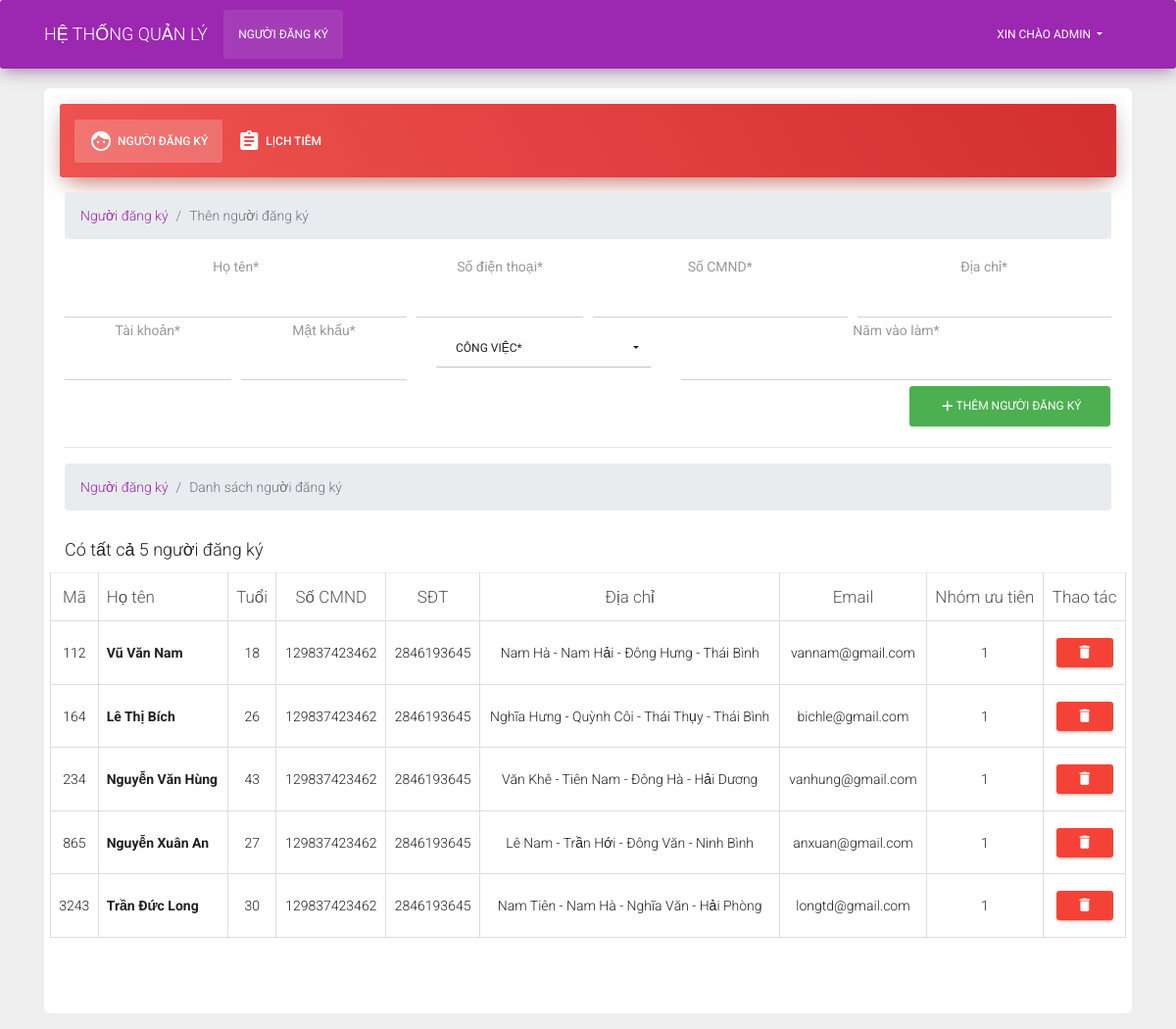
The app's page /src/services/employee/employee.php (signed in) with its own data.
### tables this page shows
CREATE TABLE `users` (
  `id` int UNSIGNED NOT NULL,
  `fullname` varchar(50) NOT NULL,
  `account` varchar(20) NOT NULL,
  `password` varchar(200) NOT NULL
);

CREATE TABLE `registers` (
  `id` int NOT NULL,
  `name` varchar(255) NOT NULL,
  `age` int NOT NULL,
  `email` varchar(255) NOT NULL,
  `address` varchar(255) NOT NULL,
  `prioritized` int NOT NULL,
  `id_card` varchar(255) NOT NULL,
  `phone` varchar(255) NOT NULL
);

### src/services/employee/employee.php (the view, shortened to what this page needs)
<!doctype html>
<html lang="en">
<head>
  <link rel="stylesheet" href="https://maxcdn.bootstrapcdn.com/font-awesome/latest/css/font-awesome.min.css">
  <link href="../../../assets/css/material-kit.css?v=2.1.1" rel="stylesheet" />
</head>
<body>
  <nav class="navbar navbar-expand-lg bg-primary sticky-top">
    <div class="container">
      <a class="navbar-brand">HỆ THỐNG QUẢN LÝ</a>
      <div class="collapse navbar-collapse" id="navbarNav">
        <ul class="navbar-nav col-auto mr-auto">
          <li class="nav-item active">
            <a class="nav-link" href="../employee/employee.php">Người đăng ký</a>
          </li>
        </ul>
        <ul class="navbar-nav col-auto">
          <li class="nav-item dropdown">
            <a class="nav-link dropdown-toggle" href="#" id="navbarDropdownMenuLink" data-toggle="dropdown" aria-haspopup="true" aria-expanded="false">
              <?php
              include('../../database/sql_conn.php');
              if (isset($_SESSION['account']) && $_SESSION['account']) {
                $name = "SELECT * FROM users WHERE account = '" . $_SESSION['account'] . "'";
                $queryName = mysqli_query($conn, $name);
                if ($queryName->num_rows > 0) {
                  while ($row = mysqli_fetch_assoc($queryName)) {
                    echo "Xin chào " . $row['fullname'];
                  }
                }
              } else {
                header('Location: ../auth/login.php');
              }
              ?>
            </a>
          </li>
        </ul>
      </div>
    </div>
  </nav>
  <main role="main" class="container md">
    <div class="my-3 p-3 bg-white rounded shadow-sm">
      <div class="card card-nav-tabs card-plain">
        <div class="card-header card-header-danger">
          <div class="nav-tabs-navigation">
            <div class="nav-tabs-wrapper">
              <ul class="nav nav-tabs" data-tabs="tabs">
                <li class="nav-item">
                  <a class="nav-link active" href="#employee" data-toggle="tab"><i class="material-icons">face</i>Người đăng ký</a>
                </li>
                <li class="nav-item">
                  <a class="nav-link" href="#salary" data-toggle="tab"><i class="material-icons">assignment</i>Lịch tiêm</a>
                </li>
              </ul>
            </div>
          </div>
        </div>
        <div class="card-body ">
          <div class="tab-content text-center">
            <div class="tab-pane active" id="employee">
              <section name="addEmployee">
                <nav aria-label="breadcrumb" role="navigation">
                  <ol class="breadcrumb">
                    <li class="breadcrumb-item"><a href="#">Người đăng ký</a></li>
                    <li class="breadcrumb-item active" aria-current="page">Thên người đăng ký</li>
                  </ol>
                </nav>
                <form method="get" action="../employee/add_emp.php" onsubmit="return validateEmp()">
                  <div class="form-row">
                    <div class="col-4">
                      <label class="bmd-label-static">Họ tên*</label>
                      <input type="text" name="fullname" id="fullname" class="form-control">
                    </div>
                    <div class="col-2">
                      <label class="bmd-label-static">Số điện thoại*</label>
                      <input type="text" name="phone" id="phone" class="form-control" pattern="\d{10,10}">
                    </div>
                    <div class="col">
                      <label class="bmd-label-static">Số CMND*</label>
                      <input type="text" name="id_num" id="id_num" class="form-control" pattern="\d{9,12}">
                    </div>
                    <div class="col">
                      <label class="bmd-label-static">Địa chỉ*</label>
                      <input type="text" name="address" id="address" class="form-control">
                    </div>
                  </div>
                  <div class="form-row">
                    <div class="col-2">
                      <label class="bmd-label-static">Tài khoản*</label>
                      <input type="text" name="account" id="account" class="form-control" pattern="^[a-z0-9_-]{3,15}$">
                    </div>
                    <div class="col-2">
                      <label class="bmd-label-static">Mật khẩu*</label>
                      <input type="password" name="password" id="password" class="form-control">
                    </div>
                    <div class="col-3">
                      <select class="selectpicker show-tick" data-style="select-with-transition" name="job" id="job">
                        <option disabled selected>Công việc*</option>
                      </select>
                    </div>
                    <div class="col">
                      <label class="bmd-label-static">Năm vào làm*</label>
                      <input type="text" name="start" id="start" class="form-control" pattern="\d{4,4}">
                    </div>
                  </div>
                  <div class="row">
                    <div class="col-auto mr-auto"> </div>
                    <div class="col-auto">
                      <button class="btn btn-success" type="submit"><i class="material-icons">add</i>Thêm người đăng ký</button>
                    </div>
                  </div>
                </form>
                <hr>
              </section>
              <section name="listEmployee">
                <nav aria-label="breadcrumb" role="navigation">
                  <ol class="breadcrumb">
                    <li class="breadcrumb-item"><a href="#">Người đăng ký</a></li>
                    <li class="breadcrumb-item active" aria-current="page">Danh sách người đăng ký</li>
                  </ol>
                </nav>
                <div class="row">
                  <div class="col-auto mr-auto" id="numberOfEmployee">
                    <?php
                    include('../../database/sql_conn.php');
                    $numberOfEmployee = "SELECT COUNT(id) as total FROM registers";
                    $sqlCount = mysqli_query($conn, $numberOfEmployee);
                    $data = mysqli_fetch_assoc($sqlCount);
                    echo "<h4>Có tất cả " . $data['total'] . " người đăng ký</h4>";
                    ?>
                  </div>
                  <table class="table table-hover table-bordered" name="employeeTable">
                    <thead>
                      <tr>
                        <th>Mã</th>
                        <th class="text-left">Họ tên</th>
                        <th>Tuổi</th>
                        <th>Số CMND</th>
                        <th>SĐT</th>
                        <th>Địa chỉ</th>
                        <th>Email</th>
                        <th>Nhóm ưu tiên</th>
                        <th>Thao tác</th>
                      </tr>
                    </thead>
                    <tbody>
                      <?php
                      $select_emp = "SELECT * FROM registers";
                      $result_emp = mysqli_query($conn, $select_emp);
                      if ($result_emp->num_rows > 0) {
                        while ($row = mysqli_fetch_assoc($result_emp)) {
                      ?>
                          <tr>
                            <td><?php echo $row['id']; ?></td>
                            <th class="text-left"><?php echo $row['name']; ?></th>
                            <td><?php echo $row['age']; ?></td>
                            <td><?php echo $row['id_card']; ?></td>
                            <td><?php echo $row['phone']; ?></td>
                            <td><?php echo $row['address']; ?></td>
                            <td><?php echo $row['email']; ?></td>
                            <td><?php echo $row['prioritized']; ?></td>
                            <td>
                              <form method="get" action="./delete_emp.php">
                                <button type="submit" class="btn btn-sm btn-danger" name="delete" value="<?php echo $row['id']; ?>" onclick="return del()"><i class="material-icons">delete</i></button>
                              </form>
                            </td>
                          </tr>
                      <?php
                        }
                      }
                      ?>
                    </tbody>
                  </table>
                </div>
              </section>
            </div>
          </div>
        </div>
      </div>
    </div>
  </main>
</body>
</body>
</html>

### records on screen
users: fullname "ADMIN"
registers: id "112", name "Vũ Văn Nam", age "18", id_card "129837423462", phone "2846193645", address "Nam Hà - Nam Hải - Đông Hưng - Thái Bình", email "vannam@gmail.com", prioritized "1"
registers: id "164", name "Lê Thị Bích", age "26", id_card "129837423462", phone "2846193645", address "Nghĩa Hưng - Quỳnh Côi - Thái Thụy - Thái Bình", email "bichle@gmail.com", prioritized "1"
registers: id "234", name "Nguyễn Văn Hùng", age "43", id_card "129837423462", phone "2846193645", address "Văn Khê - Tiên Nam - Đông Hà - Hải Dương", email "vanhung@gmail.com", prioritized "1"
registers: id "865", name "Nguyễn Xuân An", age "27", id_card "129837423462", phone "2846193645", address "Lê Nam - Trần Hới - Đông Văn - Ninh Bình", email "anxuan@gmail.com", prioritized "1"
registers: id "3243", name "Trần Đức Long", age "30", id_card "129837423462", phone "2846193645", address "Nam Tiên - Nam Hà - Nghĩa Văn - Hải Phòng", email "longtd@gmail.com", prioritized "1"

### other values on screen
$data['total'] "5"
